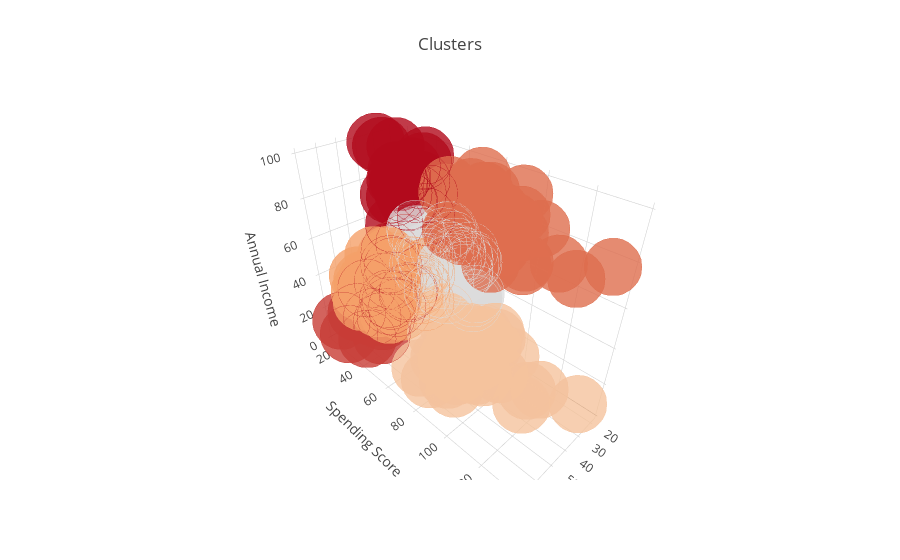

Notebook code for this chart:
### Code cell
data['label3'] =  labels3
trace1 = go.Scatter3d(
    x= data['Age'],
    y= data['Annual Income (k$)'],
    z= data['Spending Score (1-100)'],
    mode='markers',
     marker=dict(
        color = data['label3'], 
        size= 20,
        line=dict(
            color= data['label3'],
            width= 12
        ),
        opacity=0.8
     )
)
data_ = [trace1]
layout = go.Layout(
#     margin=dict(
#         l=0,
#         r=0,
#         b=0,
#         t=0
#     )
    title= 'Clusters',
    scene = dict(
            xaxis = dict(title  = 'Age'),
            yaxis = dict(title  = 'Spending Score'),
            zaxis = dict(title  = 'Annual Income')
        )
)
fig = go.Figure(data=data_, layout=layout)
py.offline.iplot(fig)

### Figure 1 — Plotly figure (JSON) as saved in the notebook; plotly's stock layout.template omitted (floating-point values rounded to 4 significant figures; data arrays with more than 128 entries replaced by an {"elided": "..."} marker saying what was removed)
{"data": [{"marker": {"color": {"elided": "200 int values"}, "line": {"color": {"elided": "200 int values"}, "width": 12}, "opacity": 0.8, "size": 20}, "mode": "markers", "type": "scatter3d", "uid": "d3c3f06d-4836-41cd-914c-38e7f59b8ba0", "x": {"elided": "200 int values"}, "y": {"elided": "200 int values"}, "z": {"elided": "200 int values"}}], "layout": {"scene": {"xaxis": {"title": {"text": "Age"}}, "yaxis": {"title": {"text": "Spending Score"}}, "zaxis": {"title": {"text": "Annual Income"}}}, "title": {"text": "Clusters"}}}
